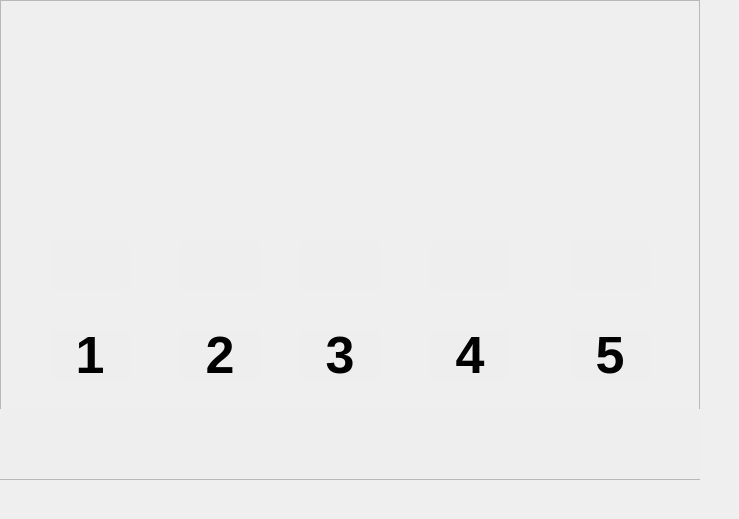
<?xml version="1.0" encoding="UTF-8"?>
<ui version="4.0">
 <class>pyradio</class>
 <widget class="QMainWindow" name="pyradio">
  <property name="geometry">
   <rect>
    <x>0</x>
    <y>0</y>
    <width>739</width>
    <height>519</height>
   </rect>
  </property>
  <property name="windowTitle">
   <string>radio</string>
  </property>
  <widget class="QWidget" name="centralwidget">
   <property name="styleSheet">
    <string notr="true"/>
   </property>
   <widget class="QWidget" name="page1" native="true">
    <property name="geometry">
     <rect>
      <x>0</x>
      <y>0</y>
      <width>700</width>
      <height>480</height>
     </rect>
    </property>
    <widget class="QFrame" name="player">
     <property name="geometry">
      <rect>
       <x>0</x>
       <y>0</y>
       <width>700</width>
       <height>480</height>
      </rect>
     </property>
     <property name="styleSheet">
      <string notr="true">background-image: url(skin.png);</string>
     </property>
     <property name="frameShape">
      <enum>QFrame::StyledPanel</enum>
     </property>
     <property name="frameShadow">
      <enum>QFrame::Raised</enum>
     </property>
     <widget class="QToolButton" name="btn_Station1">
      <property name="geometry">
       <rect>
        <x>50</x>
        <y>330</y>
        <width>80</width>
        <height>50</height>
       </rect>
      </property>
      <property name="font">
       <font>
        <pointsize>39</pointsize>
        <weight>75</weight>
        <bold>true</bold>
       </font>
      </property>
      <property name="styleSheet">
       <string notr="true">background-image: url(./images/clear.gif);background-repeat: none; background-color: #eeeeee; border-radius: 5px; border: 0px;background-position: center</string>
      </property>
      <property name="text">
       <string>1</string>
      </property>
      <property name="toolButtonStyle">
       <enum>Qt::ToolButtonFollowStyle</enum>
      </property>
     </widget>
     <widget class="QToolButton" name="btn_Station4">
      <property name="geometry">
       <rect>
        <x>430</x>
        <y>330</y>
        <width>80</width>
        <height>50</height>
       </rect>
      </property>
      <property name="font">
       <font>
        <pointsize>39</pointsize>
        <weight>75</weight>
        <bold>true</bold>
       </font>
      </property>
      <property name="styleSheet">
       <string notr="true">background-image: url(./images/clear.gif);background-repeat: none; background-color: #eeeeee; border-radius: 5px; border: 0px;background-position: center</string>
      </property>
      <property name="text">
       <string>4</string>
      </property>
      <property name="toolButtonStyle">
       <enum>Qt::ToolButtonFollowStyle</enum>
      </property>
     </widget>
     <widget class="QToolButton" name="btn_Station5">
      <property name="geometry">
       <rect>
        <x>570</x>
        <y>330</y>
        <width>80</width>
        <height>50</height>
       </rect>
      </property>
      <property name="font">
       <font>
        <pointsize>39</pointsize>
        <weight>75</weight>
        <bold>true</bold>
       </font>
      </property>
      <property name="styleSheet">
       <string notr="true">background-image: url(./images/clear.gif);background-repeat: none; background-color: #eeeeee; border-radius: 5px; border: 0px;background-position: center</string>
      </property>
      <property name="text">
       <string>5</string>
      </property>
      <property name="toolButtonStyle">
       <enum>Qt::ToolButtonFollowStyle</enum>
      </property>
     </widget>
     <widget class="QToolButton" name="btn_Station3">
      <property name="geometry">
       <rect>
        <x>300</x>
        <y>330</y>
        <width>80</width>
        <height>50</height>
       </rect>
      </property>
      <property name="font">
       <font>
        <pointsize>39</pointsize>
        <weight>75</weight>
        <bold>true</bold>
       </font>
      </property>
      <property name="styleSheet">
       <string notr="true">background-image: url(./images/clear.gif);background-repeat: none; background-color: #eeeeee; border-radius: 5px; border: 0px;background-position: center</string>
      </property>
      <property name="text">
       <string>3</string>
      </property>
      <property name="toolButtonStyle">
       <enum>Qt::ToolButtonFollowStyle</enum>
      </property>
     </widget>
     <widget class="QToolButton" name="btn_Seekdown">
      <property name="geometry">
       <rect>
        <x>50</x>
        <y>240</y>
        <width>80</width>
        <height>50</height>
       </rect>
      </property>
      <property name="styleSheet">
       <string notr="true">background-image: url(./images/backward.png);background-repeat: none; background-color: #eeeeee; border-radius: 5px; border: 0px;background-position: center</string>
      </property>
      <property name="text">
       <string/>
      </property>
      <property name="toolButtonStyle">
       <enum>Qt::ToolButtonFollowStyle</enum>
      </property>
     </widget>
     <widget class="QToolButton" name="btn_Tuneup">
      <property name="geometry">
       <rect>
        <x>430</x>
        <y>240</y>
        <width>80</width>
        <height>50</height>
       </rect>
      </property>
      <property name="styleSheet">
       <string notr="true">background-image: url(./images/right.png);background-repeat: none; background-color: #eeeeee; border-radius: 5px; border: 0px;background-position: center</string>
      </property>
      <property name="text">
       <string/>
      </property>
      <property name="toolButtonStyle">
       <enum>Qt::ToolButtonFollowStyle</enum>
      </property>
     </widget>
     <widget class="QFrame" name="frame_3">
      <property name="geometry">
       <rect>
        <x>0</x>
        <y>409</y>
        <width>701</width>
        <height>70</height>
       </rect>
      </property>
      <property name="styleSheet">
       <string notr="true">background-image: url(./images/clear.gif);background-repeat: none; border: 0px;background-color: #eeeeee;background-position: center</string>
      </property>
      <property name="frameShape">
       <enum>QFrame::StyledPanel</enum>
      </property>
      <property name="frameShadow">
       <enum>QFrame::Raised</enum>
      </property>
      <widget class="QToolButton" name="btnQuality">
       <property name="geometry">
        <rect>
         <x>50</x>
         <y>10</y>
         <width>80</width>
         <height>50</height>
        </rect>
       </property>
       <property name="styleSheet">
        <string notr="true">background-image: url(./images/mono.png);background-repeat: none; border: 0px;background-position: center</string>
       </property>
       <property name="text">
        <string/>
       </property>
       <property name="toolButtonStyle">
        <enum>Qt::ToolButtonFollowStyle</enum>
       </property>
      </widget>
      <widget class="QToolButton" name="btnRDS">
       <property name="geometry">
        <rect>
         <x>170</x>
         <y>10</y>
         <width>100</width>
         <height>50</height>
        </rect>
       </property>
       <property name="styleSheet">
        <string notr="true">background-image: url(./images/rds_no.png);background-repeat: none; border: 0px;background-position: center</string>
       </property>
       <property name="text">
        <string/>
       </property>
       <property name="toolButtonStyle">
        <enum>Qt::ToolButtonFollowStyle</enum>
       </property>
      </widget>
     </widget>
     <widget class="QLabel" name="lbl_Frequenz">
      <property name="geometry">
       <rect>
        <x>10</x>
        <y>70</y>
        <width>681</width>
        <height>101</height>
       </rect>
      </property>
      <property name="palette">
       <palette>
        <active>
         <colorrole role="WindowText">
          <brush brushstyle="SolidPattern">
           <color alpha="255">
            <red>252</red>
            <green>252</green>
            <blue>252</blue>
           </color>
          </brush>
         </colorrole>
         <colorrole role="Button">
          <brush brushstyle="SolidPattern">
           <color alpha="0">
            <red>0</red>
            <green>0</green>
            <blue>0</blue>
           </color>
          </brush>
         </colorrole>
         <colorrole role="Base">
          <brush brushstyle="SolidPattern">
           <color alpha="0">
            <red>0</red>
            <green>0</green>
            <blue>0</blue>
           </color>
          </brush>
         </colorrole>
         <colorrole role="Window">
          <brush brushstyle="SolidPattern">
           <color alpha="0">
            <red>0</red>
            <green>0</green>
            <blue>0</blue>
           </color>
          </brush>
         </colorrole>
        </active>
        <inactive>
         <colorrole role="WindowText">
          <brush brushstyle="SolidPattern">
           <color alpha="255">
            <red>252</red>
            <green>252</green>
            <blue>252</blue>
           </color>
          </brush>
         </colorrole>
         <colorrole role="Button">
          <brush brushstyle="SolidPattern">
           <color alpha="0">
            <red>0</red>
            <green>0</green>
            <blue>0</blue>
           </color>
          </brush>
         </colorrole>
         <colorrole role="Base">
          <brush brushstyle="SolidPattern">
           <color alpha="0">
            <red>0</red>
            <green>0</green>
            <blue>0</blue>
           </color>
          </brush>
         </colorrole>
         <colorrole role="Window">
          <brush brushstyle="SolidPattern">
           <color alpha="0">
            <red>0</red>
            <green>0</green>
            <blue>0</blue>
           </color>
          </brush>
         </colorrole>
        </inactive>
        <disabled>
         <colorrole role="WindowText">
          <brush brushstyle="SolidPattern">
           <color alpha="255">
            <red>127</red>
            <green>127</green>
            <blue>127</blue>
           </color>
          </brush>
         </colorrole>
         <colorrole role="Button">
          <brush brushstyle="SolidPattern">
           <color alpha="0">
            <red>0</red>
            <green>0</green>
            <blue>0</blue>
           </color>
          </brush>
         </colorrole>
         <colorrole role="Base">
          <brush brushstyle="SolidPattern">
           <color alpha="0">
            <red>0</red>
            <green>0</green>
            <blue>0</blue>
           </color>
          </brush>
         </colorrole>
         <colorrole role="Window">
          <brush brushstyle="SolidPattern">
           <color alpha="0">
            <red>0</red>
            <green>0</green>
            <blue>0</blue>
           </color>
          </brush>
         </colorrole>
        </disabled>
       </palette>
      </property>
      <property name="font">
       <font>
        <pointsize>90</pointsize>
        <weight>75</weight>
        <bold>true</bold>
       </font>
      </property>
      <property name="styleSheet">
       <string notr="true">background: transparent;</string>
      </property>
      <property name="text">
       <string/>
      </property>
      <property name="scaledContents">
       <bool>true</bool>
      </property>
      <property name="alignment">
       <set>Qt::AlignCenter</set>
      </property>
      <property name="textInteractionFlags">
       <set>Qt::NoTextInteraction</set>
      </property>
     </widget>
     <widget class="QToolButton" name="btn_AddStation">
      <property name="geometry">
       <rect>
        <x>300</x>
        <y>240</y>
        <width>80</width>
        <height>50</height>
       </rect>
      </property>
      <property name="styleSheet">
       <string notr="true">background-image: url(./images/plus.png);background-repeat: none; background-color: #eeeeee; border-radius: 5px; border: 0px;background-position: center</string>
      </property>
      <property name="text">
       <string/>
      </property>
      <property name="toolButtonStyle">
       <enum>Qt::ToolButtonFollowStyle</enum>
      </property>
     </widget>
     <widget class="QToolButton" name="btn_Tunedown">
      <property name="geometry">
       <rect>
        <x>180</x>
        <y>240</y>
        <width>80</width>
        <height>50</height>
       </rect>
      </property>
      <property name="styleSheet">
       <string notr="true">background-image: url(./images/left.png);background-repeat: none; background-color: #eeeeee; border-radius: 5px; border: 0px;background-position: center</string>
      </property>
      <property name="text">
       <string/>
      </property>
      <property name="toolButtonStyle">
       <enum>Qt::ToolButtonFollowStyle</enum>
      </property>
     </widget>
     <widget class="QLabel" name="lbl_Text">
      <property name="geometry">
       <rect>
        <x>10</x>
        <y>110</y>
        <width>681</width>
        <height>91</height>
       </rect>
      </property>
      <property name="palette">
       <palette>
        <active>
         <colorrole role="WindowText">
          <brush brushstyle="SolidPattern">
           <color alpha="255">
            <red>252</red>
            <green>252</green>
            <blue>252</blue>
           </color>
          </brush>
         </colorrole>
         <colorrole role="Button">
          <brush brushstyle="SolidPattern">
           <color alpha="0">
            <red>0</red>
            <green>0</green>
            <blue>0</blue>
           </color>
          </brush>
         </colorrole>
         <colorrole role="Base">
          <brush brushstyle="SolidPattern">
           <color alpha="0">
            <red>0</red>
            <green>0</green>
            <blue>0</blue>
           </color>
          </brush>
         </colorrole>
         <colorrole role="Window">
          <brush brushstyle="SolidPattern">
           <color alpha="0">
            <red>0</red>
            <green>0</green>
            <blue>0</blue>
           </color>
          </brush>
         </colorrole>
        </active>
        <inactive>
         <colorrole role="WindowText">
          <brush brushstyle="SolidPattern">
           <color alpha="255">
            <red>252</red>
            <green>252</green>
            <blue>252</blue>
           </color>
          </brush>
         </colorrole>
         <colorrole role="Button">
          <brush brushstyle="SolidPattern">
           <color alpha="0">
            <red>0</red>
            <green>0</green>
            <blue>0</blue>
           </color>
          </brush>
         </colorrole>
         <colorrole role="Base">
          <brush brushstyle="SolidPattern">
           <color alpha="0">
            <red>0</red>
            <green>0</green>
            <blue>0</blue>
           </color>
          </brush>
         </colorrole>
         <colorrole role="Window">
          <brush brushstyle="SolidPattern">
           <color alpha="0">
            <red>0</red>
            <green>0</green>
            <blue>0</blue>
           </color>
          </brush>
         </colorrole>
        </inactive>
        <disabled>
         <colorrole role="WindowText">
          <brush brushstyle="SolidPattern">
           <color alpha="255">
            <red>127</red>
            <green>127</green>
            <blue>127</blue>
           </color>
          </brush>
         </colorrole>
         <colorrole role="Button">
          <brush brushstyle="SolidPattern">
           <color alpha="0">
            <red>0</red>
            <green>0</green>
            <blue>0</blue>
           </color>
          </brush>
         </colorrole>
         <colorrole role="Base">
          <brush brushstyle="SolidPattern">
           <color alpha="0">
            <red>0</red>
            <green>0</green>
            <blue>0</blue>
           </color>
          </brush>
         </colorrole>
         <colorrole role="Window">
          <brush brushstyle="SolidPattern">
           <color alpha="0">
            <red>0</red>
            <green>0</green>
            <blue>0</blue>
           </color>
          </brush>
         </colorrole>
        </disabled>
       </palette>
      </property>
      <property name="font">
       <font>
        <pointsize>24</pointsize>
        <weight>75</weight>
        <bold>true</bold>
       </font>
      </property>
      <property name="styleSheet">
       <string notr="true">background: transparent;</string>
      </property>
      <property name="text">
       <string/>
      </property>
      <property name="scaledContents">
       <bool>true</bool>
      </property>
      <property name="alignment">
       <set>Qt::AlignCenter</set>
      </property>
      <property name="wordWrap">
       <bool>true</bool>
      </property>
      <property name="textInteractionFlags">
       <set>Qt::NoTextInteraction</set>
      </property>
     </widget>
     <widget class="QToolButton" name="btn_Seekup">
      <property name="geometry">
       <rect>
        <x>570</x>
        <y>240</y>
        <width>80</width>
        <height>50</height>
       </rect>
      </property>
      <property name="styleSheet">
       <string notr="true">background-image: url(./images/forward.png);background-repeat: none; background-color: #eeeeee; border-radius: 5px; border: 0px;background-position: center</string>
      </property>
      <property name="text">
       <string/>
      </property>
      <property name="toolButtonStyle">
       <enum>Qt::ToolButtonFollowStyle</enum>
      </property>
     </widget>
     <widget class="QToolButton" name="btn_Station2">
      <property name="geometry">
       <rect>
        <x>180</x>
        <y>330</y>
        <width>80</width>
        <height>50</height>
       </rect>
      </property>
      <property name="font">
       <font>
        <pointsize>39</pointsize>
        <weight>75</weight>
        <bold>true</bold>
       </font>
      </property>
      <property name="styleSheet">
       <string notr="true">background-image: url(./images/clear.gif);background-repeat: none; background-color: #eeeeee; border-radius: 5px; border: 0px;background-position: center</string>
      </property>
      <property name="text">
       <string>2</string>
      </property>
      <property name="toolButtonStyle">
       <enum>Qt::ToolButtonFollowStyle</enum>
      </property>
     </widget>
    </widget>
   </widget>
  </widget>
 </widget>
 <resources/>
 <connections/>
</ui>
